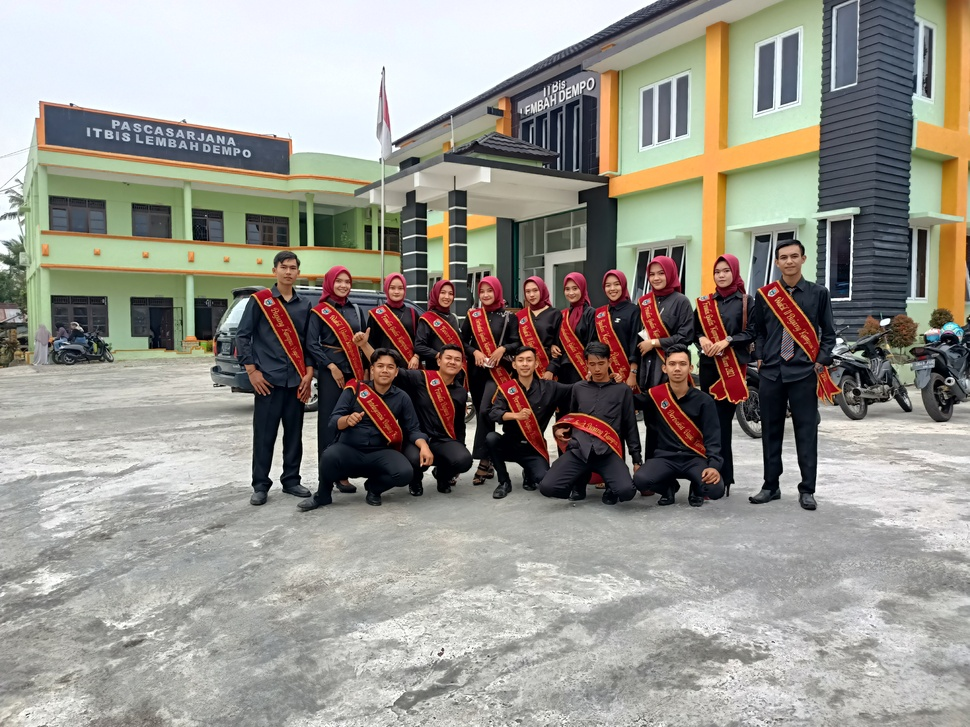
#> input picture 19_PCD/me.jpg, 970 x 727 px, shrunk from 4000 x 3000 before the run, found by its file name
$ python percobaan2.py
#> lines starting #> are read from the running program, lines starting #| are printed output that depends on the picture

import cv2
import os
import numpy as np

os.system("clear")

myPhoto = cv2.imread("./19_PCD/me.jpg")
#> myPhoto is the input picture: shape (727, 970, 3); mean B, G, R 139.5, 147.1, 150

# Channel Color
blueChn = myPhoto[:, :, 0]
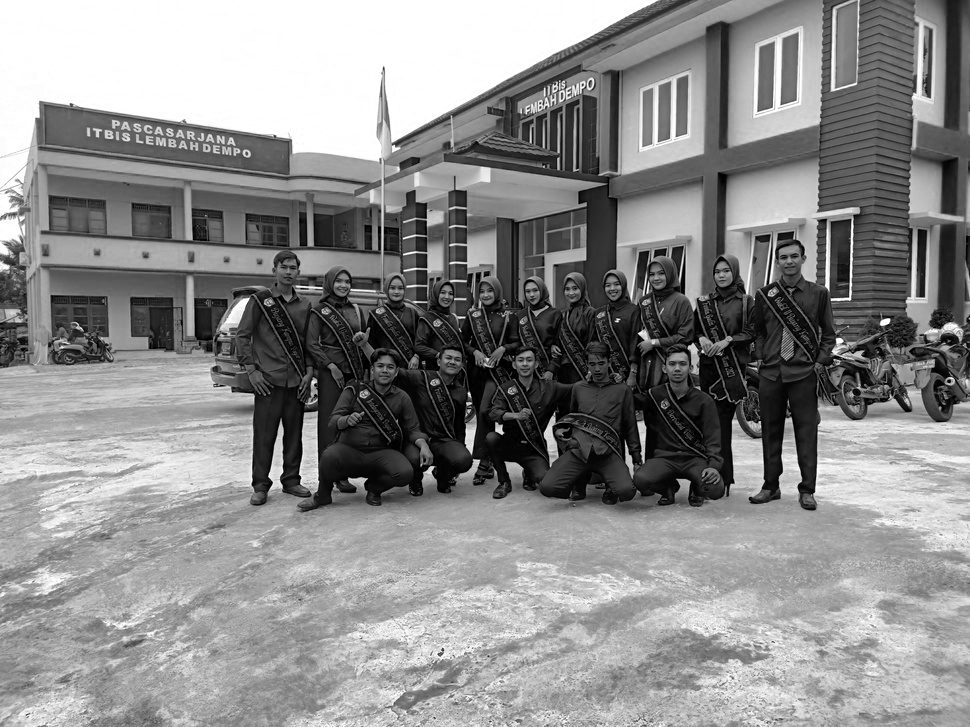
#> blueChn: shape (727, 970); min 0, max 255, mean 139.5
greenChn = myPhoto[:, :, 1]
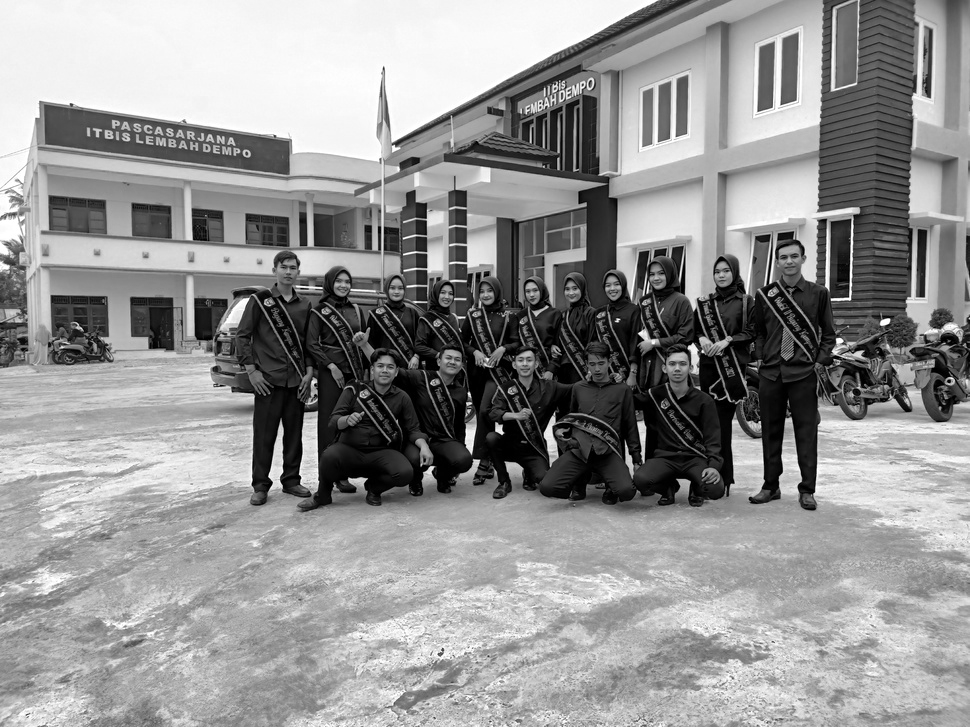
#> greenChn: shape (727, 970); min 0, max 255, mean 147.1
redChn = myPhoto[:, :, 2]
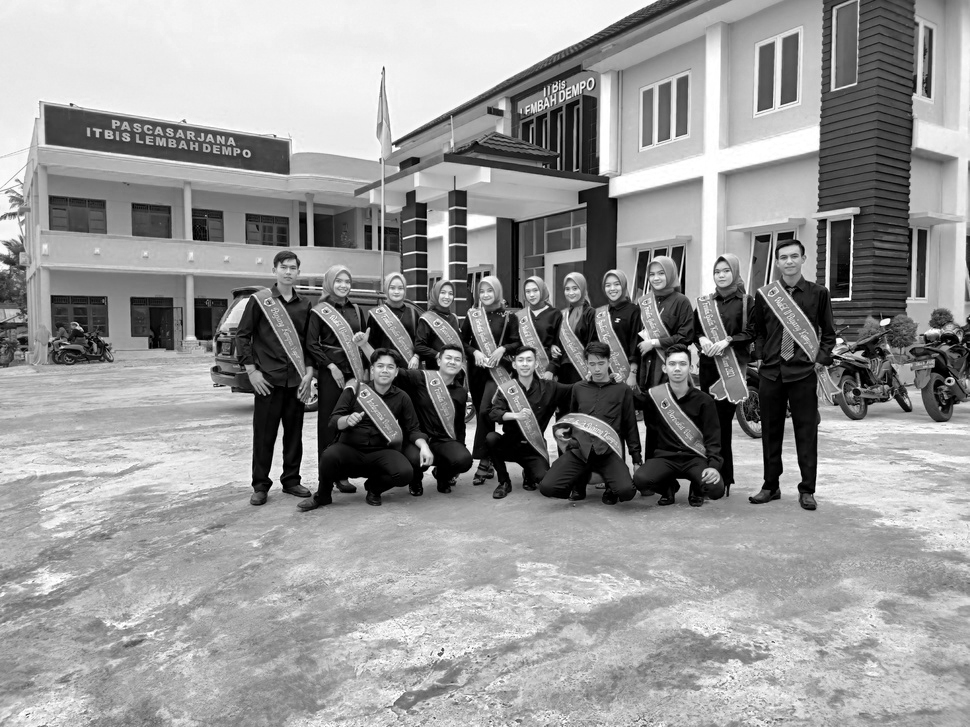
#> redChn: shape (727, 970); min 0, max 255, mean 150

# [24 lines of commented-out code are left out]
